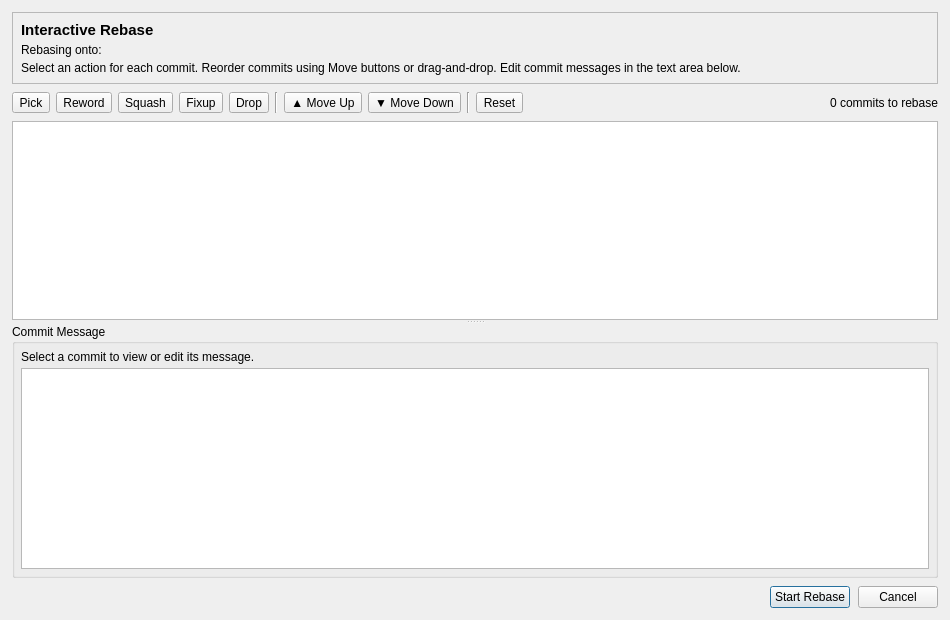
<?xml version="1.0" encoding="UTF-8"?>
<ui version="4.0">
 <class>QGitInteractiveRebaseDialog</class>
 <widget class="QDialog" name="QGitInteractiveRebaseDialog">
  <property name="geometry">
   <rect>
    <x>0</x>
    <y>0</y>
    <width>950</width>
    <height>620</height>
   </rect>
  </property>
  <property name="windowTitle">
   <string>Interactive Rebase</string>
  </property>
  <layout class="QVBoxLayout" name="verticalLayout">
   <property name="spacing">
    <number>8</number>
   </property>
   <property name="leftMargin">
    <number>12</number>
   </property>
   <property name="topMargin">
    <number>12</number>
   </property>
   <property name="rightMargin">
    <number>12</number>
   </property>
   <property name="bottomMargin">
    <number>12</number>
   </property>
   <item>
    <widget class="QFrame" name="frame_header">
     <property name="frameShape">
      <enum>QFrame::StyledPanel</enum>
     </property>
     <property name="frameShadow">
      <enum>QFrame::Raised</enum>
     </property>
     <layout class="QVBoxLayout" name="verticalLayout_header">
      <property name="spacing">
       <number>4</number>
      </property>
      <property name="leftMargin">
       <number>8</number>
      </property>
      <property name="topMargin">
       <number>8</number>
      </property>
      <property name="rightMargin">
       <number>8</number>
      </property>
      <property name="bottomMargin">
       <number>8</number>
      </property>
      <item>
       <widget class="QLabel" name="label_title">
        <property name="font">
         <font>
          <pointsize>11</pointsize>
          <bold>true</bold>
         </font>
        </property>
        <property name="text">
         <string>Interactive Rebase</string>
        </property>
       </widget>
      </item>
      <item>
       <widget class="QLabel" name="label_base">
        <property name="text">
         <string>Rebasing onto: </string>
        </property>
       </widget>
      </item>
      <item>
       <widget class="QLabel" name="label_info">
        <property name="text">
         <string>Select an action for each commit. Reorder commits using Move buttons or drag-and-drop. Edit commit messages in the text area below.</string>
        </property>
        <property name="wordWrap">
         <bool>true</bool>
        </property>
       </widget>
      </item>
     </layout>
    </widget>
   </item>
   <item>
    <layout class="QHBoxLayout" name="horizontalLayout_toolbar">
     <property name="spacing">
      <number>6</number>
     </property>
     <item>
      <widget class="QToolButton" name="toolButton_pick">
       <property name="toolTip">
        <string>Pick: Use commit as is (Alt+P)</string>
       </property>
       <property name="text">
        <string>Pick</string>
       </property>
      </widget>
     </item>
     <item>
      <widget class="QToolButton" name="toolButton_reword">
       <property name="toolTip">
        <string>Reword: Use commit, but edit commit message (Alt+R)</string>
       </property>
       <property name="text">
        <string>Reword</string>
       </property>
      </widget>
     </item>
     <item>
      <widget class="QToolButton" name="toolButton_squash">
       <property name="toolTip">
        <string>Squash: Meld into previous commit, combining messages (Alt+S)</string>
       </property>
       <property name="text">
        <string>Squash</string>
       </property>
      </widget>
     </item>
     <item>
      <widget class="QToolButton" name="toolButton_fixup">
       <property name="toolTip">
        <string>Fixup: Meld into previous commit, discarding message (Alt+F)</string>
       </property>
       <property name="text">
        <string>Fixup</string>
       </property>
      </widget>
     </item>
     <item>
      <widget class="QToolButton" name="toolButton_drop">
       <property name="toolTip">
        <string>Drop: Discard / remove commit (Alt+D)</string>
       </property>
       <property name="text">
        <string>Drop</string>
       </property>
      </widget>
     </item>
     <item>
      <widget class="Line" name="line">
       <property name="orientation">
        <enum>Qt::Vertical</enum>
       </property>
      </widget>
     </item>
     <item>
      <widget class="QToolButton" name="toolButton_moveUp">
       <property name="toolTip">
        <string>Move selected commit earlier (Alt+Up)</string>
       </property>
       <property name="text">
        <string>▲ Move Up</string>
       </property>
      </widget>
     </item>
     <item>
      <widget class="QToolButton" name="toolButton_moveDown">
       <property name="toolTip">
        <string>Move selected commit later (Alt+Down)</string>
       </property>
       <property name="text">
        <string>▼ Move Down</string>
       </property>
      </widget>
     </item>
     <item>
      <widget class="Line" name="line_2">
       <property name="orientation">
        <enum>Qt::Vertical</enum>
       </property>
      </widget>
     </item>
     <item>
      <widget class="QToolButton" name="toolButton_reset">
       <property name="toolTip">
        <string>Reset all commits to Pick in original order</string>
       </property>
       <property name="text">
        <string>Reset</string>
       </property>
      </widget>
     </item>
     <item>
      <spacer name="horizontalSpacer">
       <property name="orientation">
        <enum>Qt::Horizontal</enum>
       </property>
       <property name="sizeHint" stdset="0">
        <size>
         <width>40</width>
         <height>20</height>
        </size>
       </property>
      </spacer>
     </item>
     <item>
      <widget class="QLabel" name="label_stats">
       <property name="text">
        <string>0 commits to rebase</string>
       </property>
      </widget>
     </item>
    </layout>
   </item>
   <item>
    <widget class="QSplitter" name="splitter">
     <property name="orientation">
      <enum>Qt::Vertical</enum>
     </property>
     <widget class="QTableWidget" name="tableWidget">
      <property name="alternatingRowColors">
       <bool>true</bool>
      </property>
      <property name="selectionBehavior">
       <enum>QAbstractItemView::SelectRows</enum>
      </property>
      <property name="selectionMode">
       <enum>QAbstractItemView::ExtendedSelection</enum>
      </property>
      <property name="showGrid">
       <bool>true</bool>
      </property>
     </widget>
     <widget class="QGroupBox" name="groupBox_message">
      <property name="title">
       <string>Commit Message</string>
      </property>
      <layout class="QVBoxLayout" name="verticalLayout_message">
       <property name="spacing">
        <number>4</number>
       </property>
       <property name="leftMargin">
        <number>6</number>
       </property>
       <property name="topMargin">
        <number>6</number>
       </property>
       <property name="rightMargin">
        <number>6</number>
       </property>
       <property name="bottomMargin">
        <number>6</number>
       </property>
       <item>
        <widget class="QLabel" name="label_messageCommitInfo">
         <property name="text">
          <string>Select a commit to view or edit its message.</string>
         </property>
        </widget>
       </item>
       <item>
        <widget class="QPlainTextEdit" name="plainTextEdit_message"/>
       </item>
      </layout>
     </widget>
    </widget>
   </item>
   <item>
    <layout class="QHBoxLayout" name="horizontalLayout_bottom">
     <item>
      <widget class="QLabel" name="label_validation">
       <property name="styleSheet">
        <string notr="true">color: #e06c75; font-weight: bold;</string>
       </property>
       <property name="text">
        <string/>
       </property>
      </widget>
     </item>
     <item>
      <spacer name="horizontalSpacer_2">
       <property name="orientation">
        <enum>Qt::Horizontal</enum>
       </property>
       <property name="sizeHint" stdset="0">
        <size>
         <width>40</width>
         <height>20</height>
        </size>
       </property>
      </spacer>
     </item>
     <item>
      <widget class="QPushButton" name="pushButton_rebase">
       <property name="text">
        <string>Start Rebase</string>
       </property>
       <property name="default">
        <bool>true</bool>
       </property>
      </widget>
     </item>
     <item>
      <widget class="QPushButton" name="pushButton_cancel">
       <property name="text">
        <string>Cancel</string>
       </property>
      </widget>
     </item>
    </layout>
   </item>
  </layout>
 </widget>
 <resources/>
 <connections/>
</ui>
